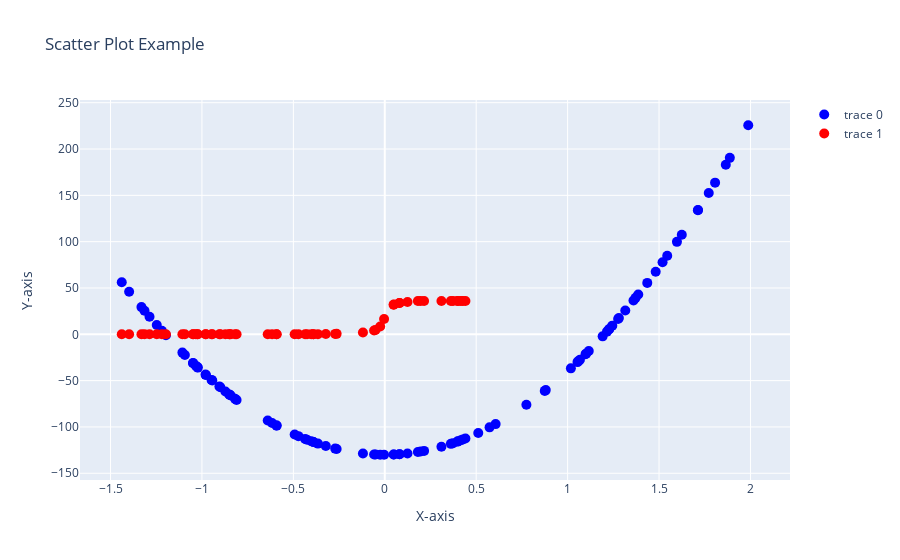

Notebook cell for this chart:
### Markdown cell above
## 4. Plotting

### Code cell
fig = go.Figure(data=go.Scatter(x=X_original, y=Y, mode='markers', marker=dict(color='blue', size=10)))

fig.add_trace(go.Scatter(x=X_original, y=Y_pred, mode='markers', marker=dict(color='red', size=10)))

fig.update_layout(title="Scatter Plot Example", xaxis_title="X-axis", yaxis_title="Y-axis")

fig.show()
